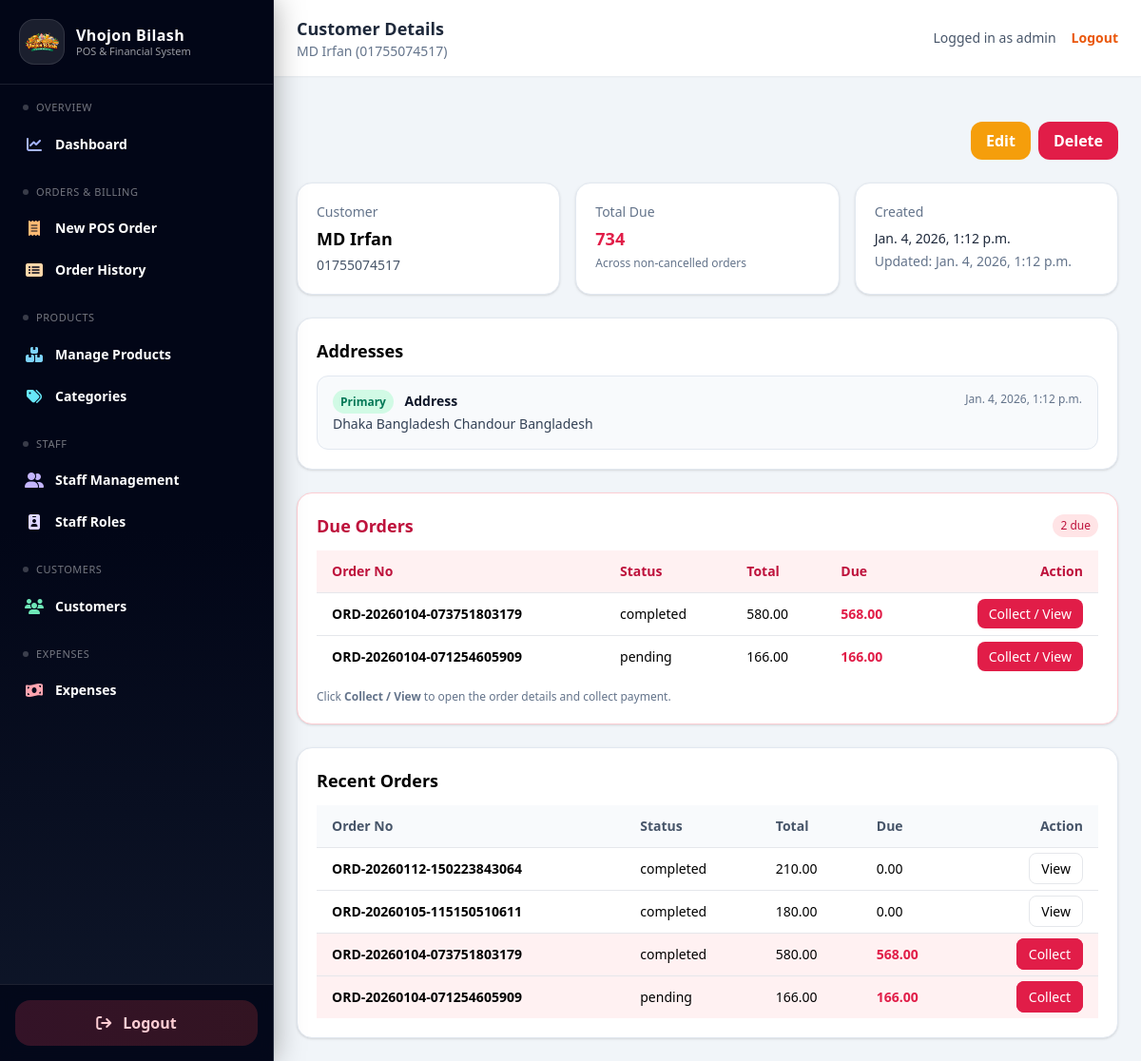
The app's page /customers/1/ (signed in), older data.
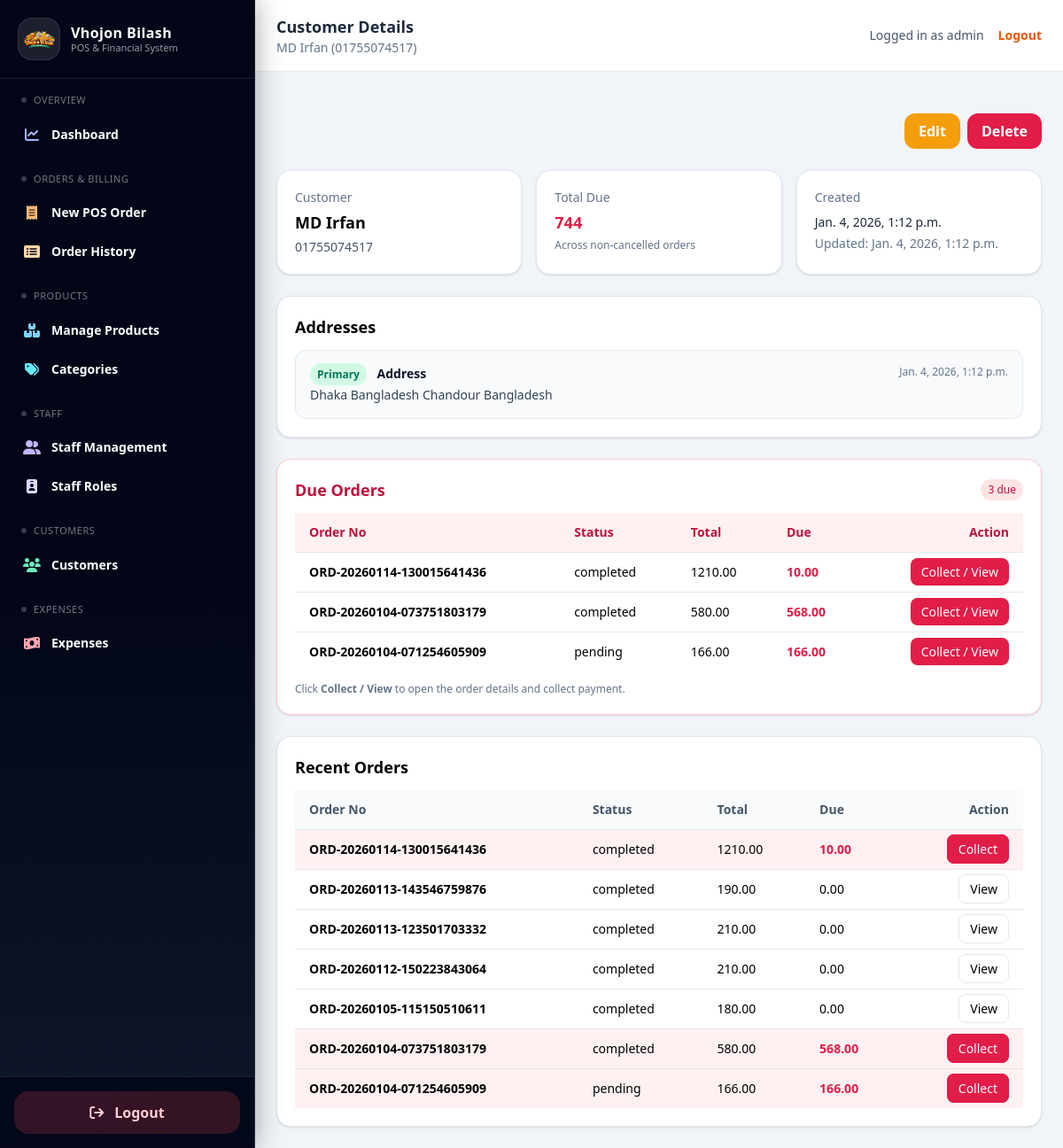
The same page, newer data.
### customers/models.py (models this page shows, shortened)
class TimeStampedModel(models.Model):
    created_at = models.DateTimeField(default=timezone.now, editable=False)
    updated_at = models.DateTimeField(auto_now=True)
    class Meta:
        abstract = True

class Customer(TimeStampedModel):
    name = models.CharField(max_length=150)
    phone = models.CharField(max_length=20, unique=True)
    @property
    def total_due(self) -> Decimal:
        from orders.models import Order  # avoid circular import
        agg = (
            Order.objects
            .filter(customer=self)
            .exclude(status=Order.Status.CANCELLED)
            .aggregate(total=Sum("due_total"))
        )
        return agg["total"] or Decimal("0.00")

class CustomerAddress(TimeStampedModel):
    customer = models.ForeignKey(
        Customer,
        on_delete=models.CASCADE,
        related_name="addresses"
    )
    address_line = models.TextField()
    is_primary = models.BooleanField(default=True)

### orders/models.py (models this page shows, shortened)
class TimeStampedModel(models.Model):
    created_at = models.DateTimeField(default=timezone.now, editable=False)
    updated_at = models.DateTimeField(auto_now=True)
    class Meta:
        abstract = True

class Order(TimeStampedModel):
    class Source(models.TextChoices):
        ONLINE = "online", "Online"
        STORE = "store", "Physical Store"
    class Status(models.TextChoices):
        PENDING = "pending", "Pending"
        COMPLETED = "completed", "Completed"
        CANCELLED = "cancelled", "Cancelled"
    class DiscountType(models.TextChoices):
        FIXED = "fixed", "Fixed"
        PERCENT = "percent", "Percent"
    order_no = models.CharField(max_length=50, unique=True)
    customer = models.ForeignKey(
        Customer,
        on_delete=models.SET_NULL,
        null=True,
        blank=True,
        related_name="orders",
    )
    customer_address = models.ForeignKey(
        CustomerAddress,
        on_delete=models.SET_NULL,
        null=True,
        blank=True,
    )
    source = models.CharField(
        max_length=10,
        choices=Source.choices,
        default=Source.STORE,
    )
    status = models.CharField(
        max_length=20,
        choices=Status.choices,
        default=Status.PENDING,
    )
    subtotal = models.DecimalField(max_digits=10, decimal_places=2, default=Decimal("0.00"))
    discount_type = models.CharField(
        max_length=10,
        choices=DiscountType.choices,
        null=True,
        blank=True,
    )
    discount_value = models.DecimalField(
        max_digits=10,
        decimal_places=2,
        null=True,
        blank=True,
    )
    discount_amount = models.DecimalField(max_digits=10, decimal_places=2, default=Decimal("0.00"))
    tax_amount = models.DecimalField(max_digits=10, decimal_places=2, default=Decimal("0.00"))
    grand_total = models.DecimalField(max_digits=10, decimal_places=2, default=Decimal("0.00"))
    paid_total = models.DecimalField(max_digits=10, decimal_places=2, default=Decimal("0.00"))
    due_total = models.DecimalField(max_digits=10, decimal_places=2, default=Decimal("0.00"))
    notes = models.TextField(blank=True, null=True)
    ordered_at = models.DateTimeField(default=timezone.now)

### customers/views.py (the view)
# urls.py: path("<int:pk>/", views.customer_detail, name="customer_detail"),
@login_required
def customer_detail(request, pk):
    customer = get_object_or_404(Customer, pk=pk)
    addresses = customer.addresses.all().order_by("-is_primary", "-created_at")
    recent_orders = []
    due_orders = []
    try:
        from orders.models import Order
        recent_orders = Order.objects.filter(customer=customer).order_by("-id")[:10]
        due_orders = (
            Order.objects
            .filter(customer=customer, due_total__gt=0)
            .exclude(status__iexact="cancelled")   # optional if you use cancelled
            .order_by("-id")[:20]
        )
    except Exception:
        recent_orders = []
        due_orders = []
    return render(request, "customers/customer_detail.html", {
        "customer": customer,
        "addresses": addresses,
        "recent_orders": recent_orders,
        "due_orders": due_orders,
    })

### customers/templates/customers/customer_detail.html (shortened to what this page needs)
{% extends "base.html" %}
{% block top_title %}Customer Details{% endblock %}
{% block top_subtitle %}{{ customer.name }} ({{ customer.phone }}){% endblock %}
{% block content %}
  <div class="flex justify-end gap-2 mb-6">
    <a href="{% url 'customers:customer_update' customer.pk %}"
       class="px-4 py-2 rounded-xl bg-amber-500 text-white font-semibold hover:bg-amber-600">
      Edit
    </a>
    <a href="{% url 'customers:customer_delete' customer.pk %}"
       class="px-4 py-2 rounded-xl bg-rose-600 text-white font-semibold hover:bg-rose-700">
      Delete
    </a>
  </div>
  <div class="grid grid-cols-1 md:grid-cols-3 gap-4 mb-6">
    <div class="bg-white rounded-2xl shadow border border-slate-200 p-5">
      <p class="text-sm text-slate-500">Customer</p>
      <p class="text-lg font-semibold mt-1">{{ customer.name }}</p>
      <p class="text-sm text-slate-600 mt-1">{{ customer.phone }}</p>
    </div>
    <div class="bg-white rounded-2xl shadow border border-slate-200 p-5">
      <p class="text-sm text-slate-500">Total Due</p>
      <p class="text-lg font-semibold mt-1 {% if customer.total_due > 0 %}text-rose-600{% endif %}">
        {{ customer.total_due }}
      </p>
      <p class="text-xs text-slate-500 mt-1">Across non-cancelled orders</p>
    </div>
    <div class="bg-white rounded-2xl shadow border border-slate-200 p-5">
      <p class="text-sm text-slate-500">Created</p>
      <p class="text-sm text-slate-800 mt-2">{{ customer.created_at }}</p>
      <p class="text-sm text-slate-500 mt-1">Updated: {{ customer.updated_at }}</p>
    </div>
  </div>
  <div class="bg-white rounded-2xl shadow border border-slate-200 p-5 mb-6">
    <h2 class="text-lg font-semibold mb-3">Addresses</h2>
    <div class="space-y-3">
      {% for a in addresses %}
        <div class="p-4 rounded-xl border border-slate-200 bg-slate-50 flex items-start justify-between">
          <div>
            <div class="text-sm font-semibold text-slate-900">
              {% if a.is_primary %}
                <span class="text-xs px-2 py-1 rounded-full bg-emerald-100 text-emerald-700 mr-2">Primary</span>
              {% endif %}
              Address
            </div>
            <p class="text-sm text-slate-700 mt-1">{{ a.address_line }}</p>
          </div>
          <div class="text-xs text-slate-500">{{ a.created_at }}</div>
        </div>
      {% empty %}
        <div class="text-slate-500">No addresses added.</div>
      {% endfor %}
    </div>
  </div>
  {% if due_orders %}
    <div class="bg-white rounded-2xl shadow border border-rose-200 p-5 mb-6">
      <div class="flex items-center justify-between mb-3">
        <h2 class="text-lg font-semibold text-rose-700">Due Orders</h2>
        <span class="text-xs px-2 py-1 rounded-full bg-rose-100 text-rose-700">
          {{ due_orders|length }} due
        </span>
      </div>
      <div class="overflow-x-auto">
        <table class="min-w-full text-sm">
          <thead class="bg-rose-50 text-rose-700 border-b">
            <tr class="text-left">
              <th class="py-3 px-4">Order No</th>
              <th class="py-3 px-4">Status</th>
              <th class="py-3 px-4">Total</th>
              <th class="py-3 px-4">Due</th>
              <th class="py-3 px-4 text-right">Action</th>
            </tr>
          </thead>
          <tbody>
            {% for o in due_orders %}
              <tr class="border-b last:border-b-0">
                <td class="py-3 px-4 font-semibold">{{ o.order_no }}</td>
                <td class="py-3 px-4">{{ o.status }}</td>
                <td class="py-3 px-4">{{ o.grand_total }}</td>
                <td class="py-3 px-4 text-rose-600 font-semibold">{{ o.due_total }}</td>
                <td class="py-3 px-4 text-right">
                  <a href="{% url 'orders:order_detail' o.pk %}"
                     class="px-3 py-1.5 rounded-lg bg-rose-600 text-white hover:bg-rose-700">
                    Collect / View
                  </a>
                </td>
              </tr>
            {% endfor %}
          </tbody>
        </table>
      </div>
      <p class="text-xs text-slate-500 mt-3">
        Click <span class="font-semibold">Collect / View</span> to open the order details and collect payment.
      </p>
    </div>
  {% endif %}
  {% if recent_orders %}
    <div class="bg-white rounded-2xl shadow border border-slate-200 p-5">
      <h2 class="text-lg font-semibold mb-3">Recent Orders</h2>
      <div class="overflow-x-auto">
        <table class="min-w-full text-sm">
          <thead class="bg-slate-50 text-slate-600 border-b">
            <tr class="text-left">
              <th class="py-3 px-4">Order No</th>
              <th class="py-3 px-4">Status</th>
              <th class="py-3 px-4">Total</th>
              <th class="py-3 px-4">Due</th>
              <th class="py-3 px-4 text-right">Action</th>
            </tr>
          </thead>
          <tbody>
            {% for o in recent_orders %}
              <tr class="border-b last:border-b-0 {% if o.due_total > 0 %}bg-rose-50{% endif %}">
                <td class="py-3 px-4 font-semibold">{{ o.order_no }}</td>
                <td class="py-3 px-4">{{ o.status }}</td>
                <td class="py-3 px-4">{{ o.grand_total }}</td>
                <td class="py-3 px-4 {% if o.due_total > 0 %}text-rose-600 font-semibold{% endif %}">
                  {{ o.due_total }}
                </td>
                <td class="py-3 px-4 text-right">
                  <a href="{% url 'orders:order_detail' o.pk %}"
                     class="px-3 py-1.5 rounded-lg border hover:bg-slate-50
                            {% if o.due_total > 0 %}
                              bg-rose-600 text-white border-rose-600 hover:bg-rose-700
                            {% else %}
                              bg-white
                            {% endif %}">
                    {% if o.due_total > 0 %}Collect{% else %}View{% endif %}
                  </a>
                </td>
              </tr>
            {% endfor %}
          </tbody>
        </table>
      </div>
    </div>
  {% endif %}
{% endblock %}

### templates/base.html (shortened to what this page needs)
{% load static %}
<!DOCTYPE html>
<html lang="en">
<head>
  <script src="https://cdn.tailwindcss.com"></script>
</head>
<body class="bg-slate-100 min-h-screen">
  <div class="flex min-h-screen">
    {% include "sidebar.html" %}
    <div class="flex-1 flex flex-col">
      <nav class="bg-white shadow-sm px-6 py-4 flex items-center justify-between">
        <div>
          <h1 class="text-lg font-semibold text-slate-800">{% block top_title %}Dashboard{% endblock %}</h1>
          <p class="text-sm text-slate-500">{% block top_subtitle %}{% endblock %}</p>
        </div>
        <div class="flex items-center gap-4">
          <div class="text-sm text-slate-600">
            Logged in as <span class="font-medium">{{ request.user.username }}</span>
          </div>
          <a href="{% url 'logout' %}"
             class="text-sm font-semibold text-orange-600 hover:text-orange-700">
            Logout
          </a>
        </div>
      </nav>
      <div class="p-6 pb-0">
      </div>
      <main class="p-6 flex-1">
        <div class="max-w-6xl mx-auto">
          {% block content %}{% endblock %}
        </div>
      </main>
    </div>
  </div>
</body>
</html>

Row changes from the older to the newer data that the page shows:
computed for Customer "MD Irfan": total_due "734" → "744"
added Order: order_no "ORD-20260114-130015641436", status "completed", grand_total "1210.00", due_total "10.00", shows "Collect"
added Order: order_no "ORD-20260113-143546759876", status "completed", grand_total "190.00", due_total "0.00", shows "View", shown under "Recent Orders"
added Order: order_no "ORD-20260113-123501703332", status "completed", grand_total "210.00", due_total "0.00", shows "View", shown under "Recent Orders"
Text that changed along with them:
{{ due_orders|length }}: "2" → "3"
